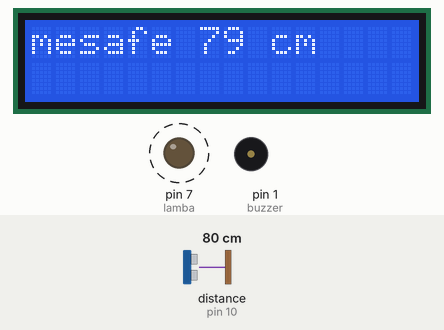
This sketch was run on a simulated Arduino Uno, built with avr-gcc and run on an emulated ATmega328P. Parts: 16×2 character LCD, output pins drawn as LEDs (lit = HIGH), buzzer (waves = sounding, pin HIGH). Wiring (inferred from the names in the program): ultrasonic range finder: trigger pin 9; echo pin 10. Dashed ring = blinking. The inputs (shaded band) are chosen by the test bench; at power-on: distance to the obstacle (sensor on pin 10) 80 cm. The echo pulse lasts 58.3 µs per cm; pins used as bus, display or sensor lines are not drawn.

Above: at 0.67 s.
1.3 s: distance to the obstacle (sensor on pin 10) set to 2 cm
At 1.69 s:
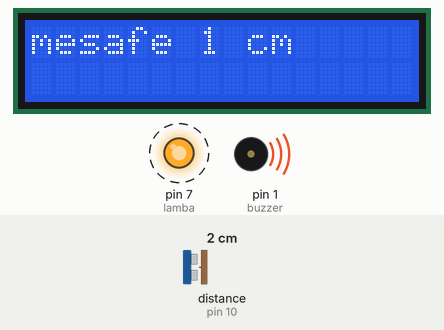
3.2 s: distance to the obstacle (sensor on pin 10) set to 9 cm
At 3.43 s:
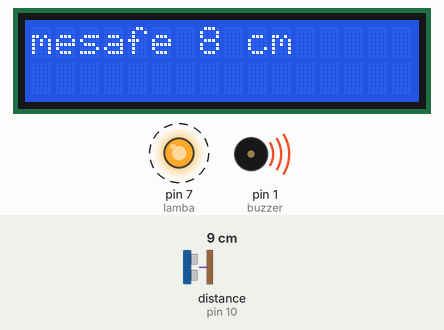
4.7 s: distance to the obstacle (sensor on pin 10) set to 5 cm
At 5.1 s:
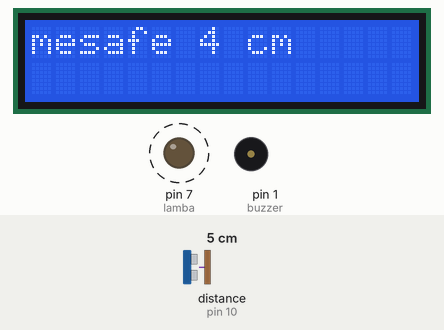
Timing chart, 0 to 58.8 s (numbered marks = the images above; inputs shaded):
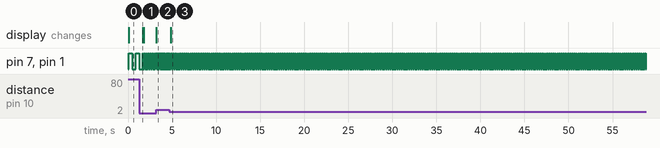

Measured:
- the behaviour switches between 7 and 6 cm on distance to the obstacle (sensor on pin 10) (found by bisection; images 2 and 3)
- after the input at 1.3 s, pin 7 (lamba), pin 1 (buzzer): alternates HIGH for 0.02 s and LOW for 0.02 s, starting after 0.41 s; the display: changes after 0.39 s (image 1)
- after the input at 3.2 s, pin 7 (lamba), pin 1 (buzzer): alternates HIGH for 0.05 s and LOW for 0.06 s, starting after 0.12 s; the display: changes at once (image 2)
- after the input at 4.7 s, pin 7 (lamba), pin 1 (buzzer): alternates HIGH for 0.02 s and LOW for 0.02 s, starting after 0.13 s; the display: changes after 0.13 s (image 3)
- by itself, pin 7 (lamba), pin 1 (buzzer): alternates HIGH for 0.40 s and LOW for 0.41 s

The sketch:

mesafe_olcer.ino
```cpp
#include <LiquidCrystal.h>

int trig=9,echo=10,buzzer=1,lamba=7;
LiquidCrystal lcd(12, 11, 5, 4, 3, 2);

void setup()
{
  pinMode(trig,OUTPUT);
  pinMode(echo,INPUT);
  pinMode(buzzer,OUTPUT);
  pinMode(lamba,OUTPUT);
  lcd.begin(16, 2);

}

void loop()
{
  long sure,mesafe;
  digitalWrite(trig,LOW);
  delayMicroseconds(2);
  digitalWrite(trig,HIGH);
  delayMicroseconds(10);
  digitalWrite(trig,LOW);

  sure=pulseIn(echo,1);   //HIGH
  mesafe=(sure/2)/29.1;   //gidis donus icin /2   --- 29.1 sabit sayi

  lcd.clear();
  lcd.setCursor(0,0);   //lcd.home() aynı
  lcd.print("mesafe :");

  lcd.setCursor(7,0); //mesafe 7 karakterli oldugu icin

  lcd.print(mesafe);

  if(mesafe<10){
    lcd.setCursor(9,0);   //mesafe:7  ? 0'dan basliyor bu arada
    lcd.print("cm");
  }
  else if(mesafe<100){
    //iki haneliler
    lcd.setCursor(10,0);   //mesafe:77  ? 0'dan basliyor bu arada
    lcd.print("cm");
  }else{
    //iki haneliler
    lcd.setCursor(11,0);   //mesafe:775  ? 0'dan basliyor bu arada
    lcd.print("cm");
  }//daha da olcemez bence

  if(mesafe<=5){
    digitalWrite(buzzer,HIGH);
    digitalWrite(lamba,1);
    delay(20);
    digitalWrite(buzzer,0);
    digitalWrite(lamba,0);
    delay(20);
  }else if(mesafe<=10){
    digitalWrite(buzzer,1);
    digitalWrite(lamba,1);
    delay(50);
    digitalWrite(buzzer,0);
    digitalWrite(lamba,0);
    delay(50);
  }else if(mesafe<=15){
    digitalWrite(buzzer,1);
    digitalWrite(lamba,1);
    delay(70);
    digitalWrite(buzzer,0);
    digitalWrite(lamba,0);
    delay(70);
  }else if(mesafe<=20){
    digitalWrite(buzzer,1);
    digitalWrite(lamba,1);
    delay(90);
    digitalWrite(buzzer,0);
    digitalWrite(lamba,0);
    delay(90);
  }else if(mesafe<=25){
    digitalWrite(buzzer,1);
    digitalWrite(lamba,1);
    delay(150);
    digitalWrite(buzzer,0);
    digitalWrite(lamba,0);
    delay(150);
  }else if(mesafe<=30){
    digitalWrite(buzzer,1);
    digitalWrite(lamba,1);
    delay(250);
    digitalWrite(buzzer,0);
    digitalWrite(lamba,0);
    delay(250);
  }else{
    digitalWrite(buzzer,1);
    digitalWrite(lamba,1);
    delay(400);
    digitalWrite(buzzer,0);
    digitalWrite(lamba,0);
    delay(400);
  }
}
```
